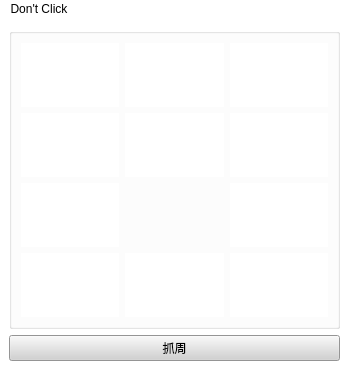
<?xml version="1.0" encoding="UTF-8"?>
<ui version="4.0">
 <class>MainWindow</class>
 <widget class="QMainWindow" name="MainWindow">
  <property name="geometry">
   <rect>
    <x>0</x>
    <y>0</y>
    <width>349</width>
    <height>392</height>
   </rect>
  </property>
  <property name="windowTitle">
   <string>MainWindow</string>
  </property>
  <property name="styleSheet">
   <string notr="true">background-color: rgb(255, 255, 255);</string>
  </property>
  <widget class="QWidget" name="centralwidget">
   <layout class="QGridLayout" name="gridLayout">
    <item row="0" column="0">
     <widget class="QGroupBox" name="gridGroupBox">
      <property name="styleSheet">
       <string notr="true">background-color: rgb(255, 255, 255);</string>
      </property>
      <layout class="QGridLayout" name="gridLayout_2">
       <item row="0" column="0">
        <widget class="QLabel" name="label_1">
         <property name="cursor">
          <cursorShape>PointingHandCursor</cursorShape>
         </property>
         <property name="styleSheet">
          <string notr="true">image: url(:/新前缀/图片1.png);
</string>
         </property>
         <property name="text">
          <string/>
         </property>
        </widget>
       </item>
       <item row="1" column="1">
        <widget class="QLabel" name="label">
         <property name="styleSheet">
          <string notr="true">image: url(:/新前缀/embedded (2).jpeg);</string>
         </property>
         <property name="text">
          <string/>
         </property>
        </widget>
       </item>
       <item row="5" column="0">
        <widget class="QLabel" name="label_7">
         <property name="styleSheet">
          <string notr="true">image: url(:/新前缀/搜狗截图20221116125445.png);</string>
         </property>
         <property name="text">
          <string/>
         </property>
        </widget>
       </item>
       <item row="0" column="1">
        <widget class="QLabel" name="label_2">
         <property name="styleSheet">
          <string notr="true">image: url(:/新前缀/图片3.png);</string>
         </property>
         <property name="text">
          <string/>
         </property>
        </widget>
       </item>
       <item row="1" column="2">
        <widget class="QLabel" name="label_6">
         <property name="styleSheet">
          <string notr="true">image: url(:/新前缀/搜狗截图20221116125318.png);</string>
         </property>
         <property name="text">
          <string/>
         </property>
        </widget>
       </item>
       <item row="0" column="2">
        <widget class="QLabel" name="label_4">
         <property name="styleSheet">
          <string notr="true">image: url(:/新前缀/图片5.png);</string>
         </property>
         <property name="text">
          <string/>
         </property>
        </widget>
       </item>
       <item row="7" column="0">
        <widget class="QLabel" name="label_10">
         <property name="styleSheet">
          <string notr="true">image: url(:/新前缀/图片8.png);</string>
         </property>
         <property name="text">
          <string/>
         </property>
        </widget>
       </item>
       <item row="7" column="1">
        <widget class="QLabel" name="label_9">
         <property name="styleSheet">
          <string notr="true">image: url(:/新前缀/搜狗截图20221116125215.png);</string>
         </property>
         <property name="text">
          <string/>
         </property>
        </widget>
       </item>
       <item row="1" column="0">
        <widget class="QLabel" name="label_5">
         <property name="styleSheet">
          <string notr="true">image: url(:/新前缀/图片10.png);</string>
         </property>
         <property name="text">
          <string/>
         </property>
        </widget>
       </item>
       <item row="5" column="2">
        <widget class="QLabel" name="label_8">
         <property name="styleSheet">
          <string notr="true">image: url(:/新前缀/搜狗截图20221116125413.png);</string>
         </property>
         <property name="text">
          <string/>
         </property>
        </widget>
       </item>
       <item row="7" column="2">
        <widget class="QLabel" name="label_11">
         <property name="styleSheet">
          <string notr="true">image: url(:/新前缀/图片2.png);</string>
         </property>
         <property name="text">
          <string/>
         </property>
        </widget>
       </item>
      </layout>
     </widget>
    </item>
    <item row="1" column="0">
     <widget class="QPushButton" name="pushButton">
      <property name="styleSheet">
       <string notr="true">background-color: rgb(209, 209, 209);</string>
      </property>
      <property name="text">
       <string>抓周</string>
      </property>
     </widget>
    </item>
   </layout>
  </widget>
  <widget class="QMenuBar" name="menubar">
   <property name="geometry">
    <rect>
     <x>0</x>
     <y>0</y>
     <width>349</width>
     <height>22</height>
    </rect>
   </property>
   <widget class="QMenu" name="menuDon_t_Click">
    <property name="title">
     <string>Don't Click</string>
    </property>
   </widget>
   <addaction name="menuDon_t_Click"/>
  </widget>
  <widget class="QStatusBar" name="statusbar"/>
 </widget>
 <resources>
  <include location="pic.qrc"/>
 </resources>
 <connections/>
</ui>
